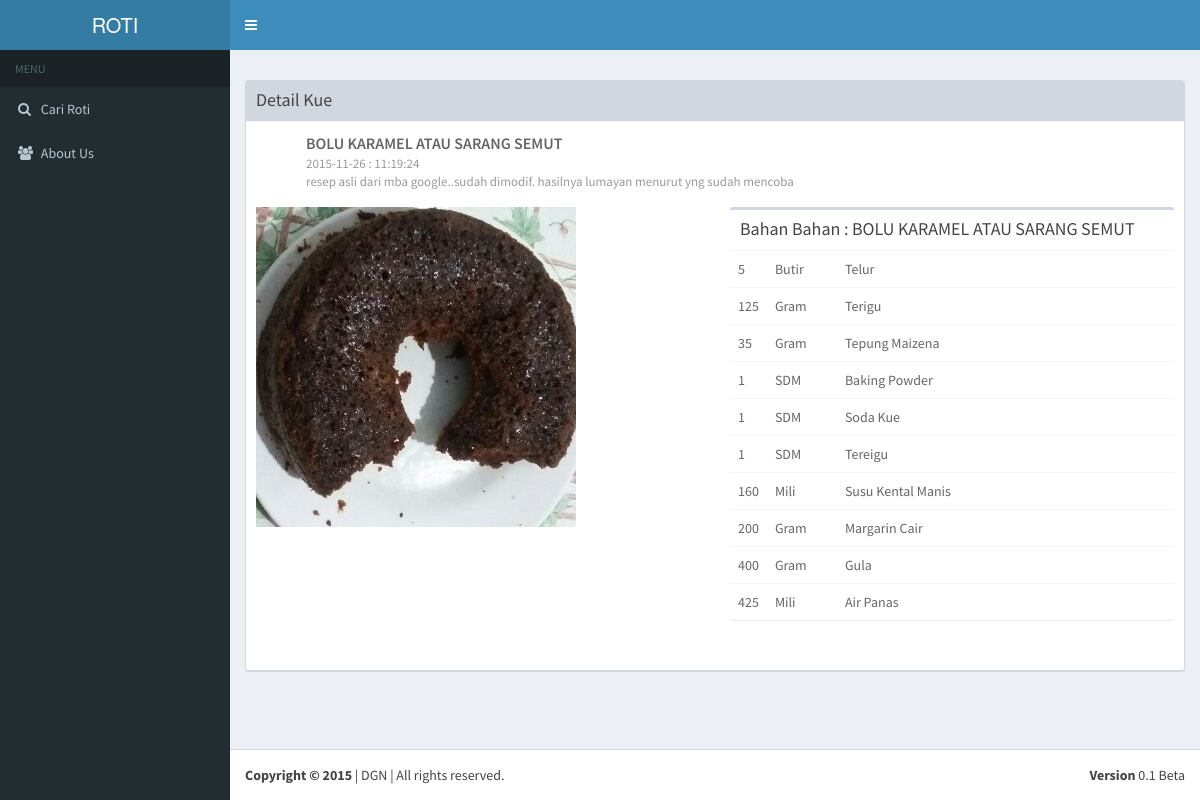
The page /roti/detail.php?id=13 on the database its author committed.
### tables this page shows
CREATE TABLE IF NOT EXISTS `cake` (
  `id_cake` int(11) NOT NULL AUTO_INCREMENT,
  `id_user` int(11) NOT NULL,
  `nama_cake` varchar(35) NOT NULL,
  `jam` time NOT NULL,
  `tgl` date NOT NULL,
  `gambar` text NOT NULL,
  `deskripsi` text NOT NULL,
  PRIMARY KEY (`id_cake`)
);

CREATE TABLE IF NOT EXISTS `bahan` (
  `id_bahan` int(11) NOT NULL AUTO_INCREMENT,
  `id_cake` int(11) NOT NULL,
  `nama_bahan` varchar(50) NOT NULL,
  `jumlah_bahan` int(11) NOT NULL,
  `satuan_bahan` varchar(25) NOT NULL,
  PRIMARY KEY (`id_bahan`)
);

### roti/detail.php (the view, shortened to what this page needs)
<?php
$id = $_GET['id'];
$query = "SELECT * FROM cake WHERE id_cake='$id'";
$quer = "SELECT * FROM bahan WHERE id_cake='$id'";
$result = mysql_query($query);
$resul = mysql_query($quer);
$row = mysql_fetch_array($result);
?>
<!DOCTYPE html>
<html>
  <head>
    <link rel="stylesheet" href="bootstrap/css/bootstrap.min.css">
    <link rel="stylesheet" href="https://maxcdn.bootstrapcdn.com/font-awesome/4.4.0/css/font-awesome.min.css">
    <link rel="stylesheet" href="https://code.ionicframework.com/ionicons/2.0.1/css/ionicons.min.css">
    <link rel="stylesheet" href="dist/css/AdminLTE.min.css">
    <link rel="stylesheet" href="dist/css/skins/_all-skins.min.css">
    <link rel="stylesheet" href="plugins/bootstrap-wysihtml5/bootstrap3-wysihtml5.min.css">
  </head>
  <body class="hold-transition skin-blue sidebar-mini">
    <div class="wrapper">
      <header class="main-header">
        <a href="index.php" class="logo">
          <span class="logo-lg">ROTI</span>
        </a>
        <nav class="navbar navbar-static-top" role="navigation">
          <a href="#" class="sidebar-toggle" data-toggle="offcanvas" role="button">
          </a>
        </nav>
      </header>
      <aside class="main-sidebar">
        <section class="sidebar">
          <ul class="sidebar-menu">
            <li class="header">  MENU</li>
            <li class="treeview">
              <a href="index.php">
                <i class="fa fa-search"></i> <span>Cari Roti</span> <i class=" pull-right"></i>
              </a>
            </li>
            <li class="treeview">
              <a href="about.php">
                <i class="fa fa-users"></i> <span>About Us</span> <i class=" pull-right"></i>
              </a>
            </li>
          </ul>
        </section>
      </aside>
      <div class="content-wrapper">
        <section class="content-header">
        </section>
          <section class="content">
              <div class="row">
                  <div class="col-lg-12">
                      <div class="box box-default box-solid">
                          <div class="box-header with-border">
                              <h3 class="box-title">Detail Kue</h3>
                          </div>
                          <div class="box-body">
                            <div class="post">
                              <div class='user-block'>
                                <span class='username'><?php echo $row['nama_cake'] ?></span>
                                <span class='description'><?php echo $row['tgl']." : ".$row['jam']; ?></span>
                                <span class='description'><?php echo $row['deskripsi'] ?></span>
                              </div>
                              <div class='row margin-bottom'>
                                <div class='col-sm-6'>
                                  <img class='img-responsive' src='dist/img/roti/<?php echo $row['gambar'] ?>' alt='Photo'>
                                </div>
                                <div class='col-sm-6'>
                                <div class="row">
                                 <div class="col-xs-12">
                                   <div class="box">
                                     <div class="box-header">
                                       <h3 class="box-title">Bahan Bahan : <?php echo $row['nama_cake'] ?></h3>
                                     </div>
                                     <div class="box-body table-responsive no-padding">
                                       <table class="table table-hover">
                                           <?php
                                           while($r = mysql_fetch_array($resul)){
                                               echo "<tr>"
                                                       . "<td style='width:20px;'>".$r['jumlah_bahan']."</td>"
                                                       . "<td style='width:70px;'>";
                                                            if($r['satuan_bahan']==1){
                                                                echo "Gram";
                                                            }
                                                            elseif($r['satuan_bahan']==2){
                                                                echo "Mili";
                                                            }
                                                            elseif($r['satuan_bahan']==3){
                                                                echo "Butir";
                                                            }
                                                            elseif($r['satuan_bahan']==4){
                                                                echo "SDT";
                                                            }
                                                            elseif($r['satuan_bahan']==5){
                                                                echo "SDM";
                                                            }
                                                            elseif($r['satuan_bahan']==6){
                                                                echo "Bungkus";
                                                            }
                                                    echo "</td>"
                                                       . "<td>".$r['nama_bahan']."</td>"
                                                       . "</tr>";
                                           }
                                           ?>
                                       </table>
                                     </div>
                                   </div>
                                 </div>
                                </div>
                                </div>
                              </div>
                            </div>
                          </div>
                      </div>
                  </div>
              </div>
          </section>
      </div>
      <footer class="main-footer">
        <div class="pull-right hidden-xs">
          <b>Version</b> 0.1 Beta
        </div>
        <strong>Copyright &copy; 2015 </strong>| DGN | All rights reserved.
      </footer>
    </div>
  </body>
</html>

### rows shown on the page
cake: nama_cake "BOLU KARAMEL ATAU SARANG SEMUT", tgl "2015-11-26", jam "11:19:24", deskripsi "resep asli dari mba google..sudah dimodif. hasilnya lumayan menurut yng sudah mencoba", gambar (picture)
bahan: jumlah_bahan "5", satuan_bahan "Butir", nama_bahan "Telur"
bahan: jumlah_bahan "125", satuan_bahan "Gram", nama_bahan "Terigu"
bahan: jumlah_bahan "35", satuan_bahan "Gram", nama_bahan "Tepung Maizena"
bahan: jumlah_bahan "1", satuan_bahan "SDM", nama_bahan "Baking Powder"
bahan: jumlah_bahan "1", satuan_bahan "SDM", nama_bahan "Soda Kue"
bahan: jumlah_bahan "1", satuan_bahan "SDM", nama_bahan "Tereigu"
bahan: jumlah_bahan "160", satuan_bahan "Mili", nama_bahan "Susu Kental Manis"
bahan: jumlah_bahan "200", satuan_bahan "Gram", nama_bahan "Margarin Cair"
bahan: jumlah_bahan "400", satuan_bahan "Gram", nama_bahan "Gula"
bahan: jumlah_bahan "425", satuan_bahan "Mili", nama_bahan "Air Panas"
